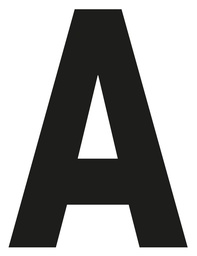
#> input picture Other files/a.jpg, 197 x 256 px, shrunk from 780 x 1016 before the run
$ python 2.py
#> lines starting #> are read from the running program, lines starting #| are printed output that depends on the picture
#> in main, image is the input picture: PIL image 197x256 RGB; mean R, G, B 155.7, 155.7, 154.8
import numpy as np
from PIL import Image


def interpolate_image(image, scale_factor):
    # Convert the image to a numpy array
#> called with scale_factor = 2
    pixel_values = np.array(image)

    # Compute the new dimensions based on the scale factor
    new_width = int(pixel_values.shape[1] * scale_factor)
#> new_width = 394
    new_height = int(pixel_values.shape[0] * scale_factor)
#> new_height = 512

    # Create an array to store the interpolated image
    interpolated_image = np.zeros((new_height, new_width, 3), dtype=np.uint8)

    # Compute the step size for the new grid
    step_x = pixel_values.shape[1] / new_width
#> step_x = 0.5
    step_y = pixel_values.shape[0] / new_height
#> step_y = 0.5

    # Perform cubic B-spline interpolation
    for j in range(new_height):
        for i in range(new_width):
            x = i * step_x
            y = j * step_y

            # Compute the grid indices
            x0 = int(x)
            y0 = int(y)
            x1 = x0 + 1 if x0 < pixel_values.shape[1] - 1 else x0
            y1 = y0 + 1 if y0 < pixel_values.shape[0] - 1 else y0

            # Compute the fractional part
            dx = x - x0
            dy = y - y0

            # Compute the weights
            w00 = (1 - dx) * (1 - dy)
            w01 = (1 - dx) * dy
            w10 = dx * (1 - dy)
            w11 = dx * dy

            # Compute the interpolated pixel values
            sum_r = w00 * pixel_values[y0, x0, 0] + w01 * pixel_values[y1, x0, 0] + w10 * pixel_values[y0, x1, 0] + w11 * pixel_values[y1, x1, 0]
            sum_g = w00 * pixel_values[y0, x0, 1] + w01 * pixel_values[y1, x0, 1] + w10 * pixel_values[y0, x1, 1] + w11 * pixel_values[y1, x1, 1]
            sum_b = w00 * pixel_values[y0, x0, 2] + w01 * pixel_values[y1, x0, 2] + w10 * pixel_values[y0, x1, 2] + w11 * pixel_values[y1, x1, 2]
            weight_sum = w00 + w01 + w10 + w11

            if weight_sum != 0:
                interpolated_image[j, i, 0] = int(round(sum_r / weight_sum))
                interpolated_image[j, i, 1] = int(round(sum_g / weight_sum))
                interpolated_image[j, i, 2] = int(round(sum_b / weight_sum))
            else:
                interpolated_image[j, i, 0] = 0
                interpolated_image[j, i, 1] = 0
                interpolated_image[j, i, 2] = 0
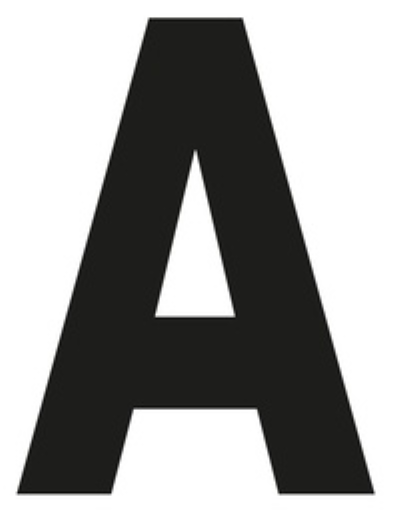
#> interpolated_image: shape (512, 394, 3); mean R, G, B 155.7, 155.7, 154.8

    # Convert the interpolated values back to an image
    interpolated_image = Image.fromarray(interpolated_image)

    return interpolated_image


def main():
    image_path = "a.jpg"
    scale_factor = 2.0

    # Open the original image
    image = Image.open(image_path)

    # Perform interpolation and get the interpolated image
    interpolated_image = interpolate_image(image, scale_factor)

    # Display the original and interpolated images
    image.show()
    interpolated_image.show()


if __name__ == '__main__':
    main()
